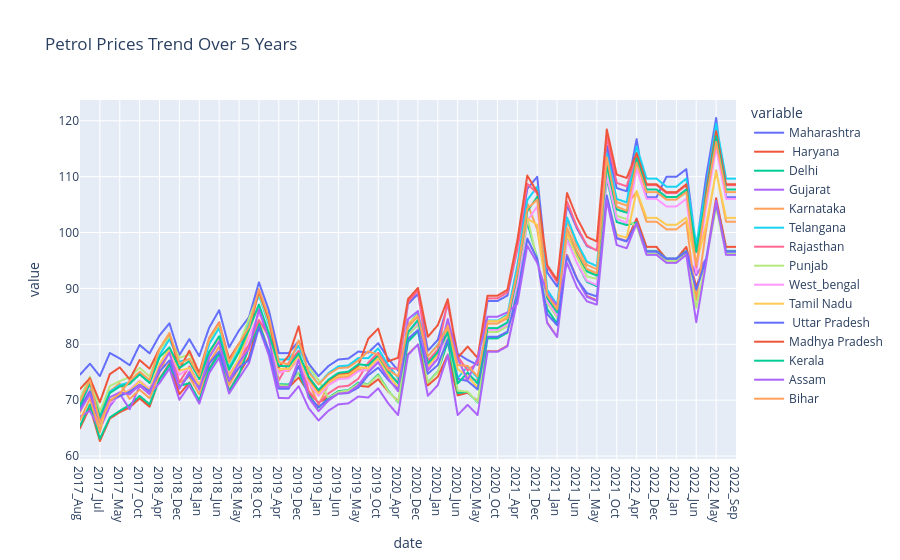

The code cell stored with this chart in its notebook:
### Code cell
fig1 = px.line(df, x='date', y=df.columns[1:], title='Petrol Prices Trend Over 5 Years')
 fig1.show()

### Figure 1 — Plotly figure (JSON) as saved in the notebook; plotly's stock layout.template omitted (floating-point values rounded to 4 significant figures)
{"data": [{"hovertemplate": "variable=Maharashtra<br>date=%{x}<br>value=%{y}<extra></extra>", "legendgroup": "Maharashtra", "line": {"color": "#636efa", "dash": "solid"}, "marker": {"symbol": "circle"}, "mode": "lines", "name": "Maharashtra", "showlegend": true, "type": "scattergl", "x": ["2017_Aug", "2017_Dec", "2017_Jul", "2017_Jun", "2017_May", "2017_Nov", "2017_Oct", "2017_Sep", "2018_Apr", "2018_Aug", "2018_Dec", "2018_Feb", "2018_Jan", "2018_Jul", "2018_Jun", "2018_Mar", "2018_May", "2018_Nov", "2018_Oct", "2018_Sep", "2019_Apr", "2019_Aug", "2019_Dec", "2019_Feb", "2019_Jan", "2019_Jul", "2019_Jun", "2019_Mar", "2019_May", "2019_Nov", "2019_Oct", "2019_Sep", "2020_Apr", "2020_Aug", "2020_Dec", "2020_Feb", "2020_Jan", "2020_Jul", "2020_Jun", "2020_Mar", "2020_May", "2020_Nov", "2020_Oct", "2020_Sep", "2021_Apr", "2021_Aug", "2021_Dec", "2021_Feb", "2021_Jan", "2021_Jul", "2021_Jun", "2021_Mar", "2021_May", "2021_Nov", "2021_Oct", "2021_Sep", "2022_Apr", "2022_Aug", "2022_Dec", "2022_Feb", "2022_Jan", "2022_Jul", "2022_Jun", "2022_Mar", "2022_May", "2022_Oct", "2022_Sep"], "xaxis": "x", "y": [74.56, 76.52, 74.3, 78.44, 77.46, 76.25, 79.87, 78.38, 81.59, 83.76, 78.09, 80.91, 77.87, 82.99, 86.1, 79.45, 82.48, 84.86, 91.08, 86.09, 78.43, 78.42, 80.59, 76.57, 74.3, 76.11, 77.28, 77.44, 78.7, 78.51, 80.21, 77.46, 75.3, 87.19, 89.02, 78.83, 80.79, 87.19, 78.32, 77.18, 76.31, 87.74, 87.74, 88.73, 96.98, 107.8, 110.0, 92.86, 90.34, 104.9, 100.7, 97.57, 96.83, 115.5, 108.0, 107.4, 116.7, 106.3, 106.3, 110.0, 110.0, 111.3, 97.28, 110.0, 120.5, 106.3, 106.3], "yaxis": "y"}, {"hovertemplate": "variable= Haryana<br>date=%{x}<br>value=%{y}<extra></extra>", "legendgroup": " Haryana", "line": {"color": "#EF553B", "dash": "solid"}, "marker": {"symbol": "circle"}, "mode": "lines", "name": " Haryana", "showlegend": true, "type": "scattergl", "x": ["2017_Aug", "2017_Dec", "2017_Jul", "2017_Jun", "2017_May", "2017_Nov", "2017_Oct", "2017_Sep", "2018_Apr", "2018_Aug", "2018_Dec", "2018_Feb", "2018_Jan", "2018_Jul", "2018_Jun", "2018_Mar", "2018_May", "2018_Nov", "2018_Oct", "2018_Sep", "2019_Apr", "2019_Aug", "2019_Dec", "2019_Feb", "2019_Jan", "2019_Jul", "2019_Jun", "2019_Mar", "2019_May", "2019_Nov", "2019_Oct", "2019_Sep", "2020_Apr", "2020_Aug", "2020_Dec", "2020_Feb", "2020_Jan", "2020_Jul", "2020_Jun", "2020_Mar", "2020_May", "2020_Nov", "2020_Oct", "2020_Sep", "2021_Apr", "2021_Aug", "2021_Dec", "2021_Feb", "2021_Jan", "2021_Jul", "2021_Jun", "2021_Mar", "2021_May", "2021_Nov", "2021_Oct", "2021_Sep", "2022_Apr", "2022_Aug", "2022_Dec", "2022_Feb", "2022_Jan", "2022_Jul", "2022_Jun", "2022_Mar", "2022_May", "2022_Oct", "2022_Sep"], "xaxis": "x", "y": [64.98, 68.78, 62.68, 66.7, 67.84, 68.7, 70.31, 68.82, 73.86, 76.52, 71.06, 73.18, 69.72, 75.67, 78.39, 71.71, 74.75, 77.7, 83.87, 78.86, 72.36, 72.32, 74.04, 71.37, 69.56, 70.48, 71.41, 71.74, 72.58, 72.39, 73.74, 71.55, 69.84, 78.18, 79.99, 72.64, 74.2, 78.16, 70.85, 71.33, 69.84, 78.77, 78.74, 79.73, 88.02, 98.92, 95.27, 83.89, 81.35, 95.97, 91.78, 88.61, 87.86, 106.6, 99.04, 98.48, 102.5, 97.43, 97.43, 95.27, 95.27, 97.43, 90.27, 95.27, 106.2, 97.43, 97.43], "yaxis": "y"}, {"hovertemplate": "variable=Delhi<br>date=%{x}<br>value=%{y}<extra></extra>", "legendgroup": "Delhi", "line": {"color": "#00cc96", "dash": "solid"}, "marker": {"symbol": "circle"}, "mode": "lines", "name": "Delhi", "showlegend": true, "type": "scattergl", "x": ["2017_Aug", "2017_Dec", "2017_Jul", "2017_Jun", "2017_May", "2017_Nov", "2017_Oct", "2017_Sep", "2018_Apr", "2018_Aug", "2018_Dec", "2018_Feb", "2018_Jan", "2018_Jul", "2018_Jun", "2018_Mar", "2018_May", "2018_Nov", "2018_Oct", "2018_Sep", "2019_Apr", "2019_Aug", "2019_Dec", "2019_Feb", "2019_Jan", "2019_Jul", "2019_Jun", "2019_Mar", "2019_May", "2019_Nov", "2019_Oct", "2019_Sep", "2020_Apr", "2020_Aug", "2020_Dec", "2020_Feb", "2020_Jan", "2020_Jul", "2020_Jun", "2020_Mar", "2020_May", "2020_Nov", "2020_Oct", "2020_Sep", "2021_Apr", "2021_Aug", "2021_Dec", "2021_Feb", "2021_Jan", "2021_Jul", "2021_Jun", "2021_Mar", "2021_May", "2021_Nov", "2021_Oct", "2021_Sep", "2022_Apr", "2022_Aug", "2022_Dec", "2022_Feb", "2022_Jan", "2022_Jul", "2022_Jun", "2022_Mar", "2022_May", "2022_Oct", "2022_Sep"], "xaxis": "x", "y": [65.4, 69.22, 63.09, 66.91, 68.09, 69.14, 70.76, 69.26, 73.73, 76.31, 72.53, 73.05, 69.97, 75.55, 78.29, 71.57, 74.63, 79.39, 83.73, 78.68, 72.86, 72.8, 74.91, 70.94, 68.65, 70.44, 71.62, 71.81, 73.13, 72.86, 74.61, 71.77, 69.59, 80.43, 82.34, 73.19, 75.14, 80.43, 71.26, 71.49, 69.59, 81.06, 81.06, 82.08, 90.56, 101.8, 95.41, 86.3, 83.71, 98.81, 94.49, 91.17, 90.4, 109.7, 101.9, 101.3, 101.8, 96.72, 96.72, 95.41, 95.41, 96.72, 89.62, 95.41, 105.4, 96.72, 96.72], "yaxis": "y"}, {"hovertemplate": "variable=Gujarat<br>date=%{x}<br>value=%{y}<extra></extra>", "legendgroup": "Gujarat", "line": {"color": "#ab63fa", "dash": "solid"}, "marker": {"symbol": "circle"}, "mode": "lines", "name": "Gujarat", "showlegend": true, "type": "scattergl", "x": ["2017_Aug", "2017_Dec", "2017_Jul", "2017_Jun", "2017_May", "2017_Nov", "2017_Oct", "2017_Sep", "2018_Apr", "2018_Aug", "2018_Dec", "2018_Feb", "2018_Jan", "2018_Jul", "2018_Jun", "2018_Mar", "2018_May", "2018_Nov", "2018_Oct", "2018_Sep", "2019_Apr", "2019_Aug", "2019_Dec", "2019_Feb", "2019_Jan", "2019_Jul", "2019_Jun", "2019_Mar", "2019_May", "2019_Nov", "2019_Oct", "2019_Sep", "2020_Apr", "2020_Aug", "2020_Dec", "2020_Feb", "2020_Jan", "2020_Jul", "2020_Jun", "2020_Mar", "2020_May", "2020_Nov", "2020_Oct", "2020_Sep", "2021_Apr", "2021_Aug", "2021_Dec", "2021_Feb", "2021_Jan", "2021_Jul", "2021_Jun", "2021_Mar", "2021_May", "2021_Nov", "2021_Oct", "2021_Sep", "2022_Apr", "2022_Aug", "2022_Dec", "2022_Feb", "2022_Jan", "2022_Jul", "2022_Jun", "2022_Mar", "2022_May", "2022_Oct", "2022_Sep"], "xaxis": "x", "y": [67.09, 68.06, 64.77, 68.91, 71.15, 68.37, 72.58, 71.05, 73.05, 75.68, 70.06, 72.65, 69.38, 74.87, 77.58, 71.18, 73.94, 76.63, 83.01, 78.03, 70.39, 70.36, 72.49, 68.58, 66.36, 68.11, 69.25, 69.42, 70.65, 70.47, 72.12, 69.44, 67.33, 78.08, 79.96, 70.78, 72.69, 78.08, 67.33, 69.16, 67.33, 78.66, 78.66, 79.64, 87.9, 98.79, 95.35, 83.81, 81.29, 95.86, 91.68, 88.49, 87.75, 106.5, 98.95, 98.39, 101.7, 96.63, 96.63, 95.35, 95.35, 96.63, 92.38, 95.35, 105.3, 96.63, 96.63], "yaxis": "y"}, {"hovertemplate": "variable=Karnataka<br>date=%{x}<br>value=%{y}<extra></extra>", "legendgroup": "Karnataka", "line": {"color": "#FFA15A", "dash": "solid"}, "marker": {"symbol": "circle"}, "mode": "lines", "name": "Karnataka", "showlegend": true, "type": "scattergl", "x": ["2017_Aug", "2017_Dec", "2017_Jul", "2017_Jun", "2017_May", "2017_Nov", "2017_Oct", "2017_Sep", "2018_Apr", "2018_Aug", "2018_Dec", "2018_Feb", "2018_Jan", "2018_Jul", "2018_Jun", "2018_Mar", "2018_May", "2018_Nov", "2018_Oct", "2018_Sep", "2019_Apr", "2019_Aug", "2019_Dec", "2019_Feb", "2019_Jan", "2019_Jul", "2019_Jun", "2019_Mar", "2019_May", "2019_Nov", "2019_Oct", "2019_Sep", "2020_Apr", "2020_Aug", "2020_Dec", "2020_Feb", "2020_Jan", "2020_Jul", "2020_Jun", "2020_Mar", "2020_May", "2020_Nov", "2020_Oct", "2020_Sep", "2021_Apr", "2021_Aug", "2021_Dec", "2021_Feb", "2021_Jan", "2021_Jul", "2021_Jun", "2021_Mar", "2021_May", "2021_Nov", "2021_Oct", "2021_Sep", "2022_Apr", "2022_Aug", "2022_Dec", "2022_Feb", "2022_Jan", "2022_Jul", "2022_Jun", "2022_Mar", "2022_May", "2022_Oct", "2022_Sep"], "xaxis": "x", "y": [66.39, 70.29, 64.24, 71.59, 73.01, 70.21, 71.87, 70.34, 74.9, 78.77, 73.09, 74.2, 71.06, 76.77, 79.57, 72.69, 75.82, 79.99, 84.4, 81.24, 75.23, 75.21, 77.5, 73.28, 69.21, 72.79, 74.01, 74.2, 75.51, 75.32, 77.1, 74.22, 73.55, 83.04, 85.09, 75.66, 77.71, 83.04, 73.55, 73.94, 73.55, 83.69, 83.69, 84.75, 93.59, 105.2, 100.6, 89.21, 86.51, 102.1, 97.64, 94.22, 93.43, 113.6, 105.4, 104.8, 107.3, 101.9, 101.9, 100.6, 100.6, 101.9, 87.89, 100.6, 111.1, 101.9, 101.9], "yaxis": "y"}, {"hovertemplate": "variable=Telangana<br>date=%{x}<br>value=%{y}<extra></extra>", "legendgroup": "Telangana", "line": {"color": "#19d3f3", "dash": "solid"}, "marker": {"symbol": "circle"}, "mode": "lines", "name": "Telangana", "showlegend": true, "type": "scattergl", "x": ["2017_Aug", "2017_Dec", "2017_Jul", "2017_Jun", "2017_May", "2017_Nov", "2017_Oct", "2017_Sep", "2018_Apr", "2018_Aug", "2018_Dec", "2018_Feb", "2018_Jan", "2018_Jul", "2018_Jun", "2018_Mar", "2018_May", "2018_Nov", "2018_Oct", "2018_Sep", "2019_Apr", "2019_Aug", "2019_Dec", "2019_Feb", "2019_Jan", "2019_Jul", "2019_Jun", "2019_Mar", "2019_May", "2019_Nov", "2019_Oct", "2019_Sep", "2020_Apr", "2020_Aug", "2020_Dec", "2020_Feb", "2020_Jan", "2020_Jul", "2020_Jun", "2020_Mar", "2020_May", "2020_Nov", "2020_Oct", "2020_Sep", "2021_Apr", "2021_Aug", "2021_Dec", "2021_Feb", "2021_Jan", "2021_Jul", "2021_Jun", "2021_Mar", "2021_May", "2021_Nov", "2021_Oct", "2021_Sep", "2022_Apr", "2022_Aug", "2022_Dec", "2022_Feb", "2022_Jan", "2022_Jul", "2022_Jun", "2022_Mar", "2022_May", "2022_Oct", "2022_Sep"], "xaxis": "x", "y": [69.24, 73.29, 67.02, 71.49, 72.68, 73.2, 74.93, 73.34, 78.08, 80.9, 76.89, 77.36, 74.09, 80.03, 82.94, 75.79, 79.04, 84.14, 88.77, 83.42, 77.26, 77.31, 79.74, 75.26, 72.82, 74.83, 76.05, 76.2, 77.55, 77.51, 79.25, 76.3, 73.97, 83.49, 85.64, 77.85, 79.96, 83.49, 73.97, 75.99, 73.97, 84.25, 84.25, 85.3, 94.16, 105.8, 108.2, 89.77, 87.06, 102.7, 98.2, 94.79, 93.99, 114.1, 106.0, 105.4, 115.4, 109.7, 109.7, 108.2, 108.2, 109.7, 97.82, 108.2, 119.5, 109.7, 109.7], "yaxis": "y"}, {"hovertemplate": "variable=Rajasthan<br>date=%{x}<br>value=%{y}<extra></extra>", "legendgroup": "Rajasthan", "line": {"color": "#FF6692", "dash": "solid"}, "marker": {"symbol": "circle"}, "mode": "lines", "name": "Rajasthan", "showlegend": true, "type": "scattergl", "x": ["2017_Aug", "2017_Dec", "2017_Jul", "2017_Jun", "2017_May", "2017_Nov", "2017_Oct", "2017_Sep", "2018_Apr", "2018_Aug", "2018_Dec", "2018_Feb", "2018_Jan", "2018_Jul", "2018_Jun", "2018_Mar", "2018_May", "2018_Nov", "2018_Oct", "2018_Sep", "2019_Apr", "2019_Aug", "2019_Dec", "2019_Feb", "2019_Jan", "2019_Jul", "2019_Jun", "2019_Mar", "2019_May", "2019_Nov", "2019_Oct", "2019_Sep", "2020_Apr", "2020_Aug", "2020_Dec", "2020_Feb", "2020_Jan", "2020_Jul", "2020_Jun", "2020_Mar", "2020_May", "2020_Nov", "2020_Oct", "2020_Sep", "2021_Apr", "2021_Aug", "2021_Dec", "2021_Feb", "2021_Jan", "2021_Jul", "2021_Jun", "2021_Mar", "2021_May", "2021_Nov", "2021_Oct", "2021_Sep", "2022_Apr", "2022_Aug", "2022_Dec", "2022_Feb", "2022_Jan", "2022_Jul", "2022_Jun", "2022_Mar", "2022_May", "2022_Oct", "2022_Sep"], "xaxis": "x", "y": [67.93, 71.83, 65.77, 69.88, 71.12, 71.61, 73.41, 71.88, 76.44, 79.26, 73.22, 76.02, 72.74, 78.27, 81.07, 74.51, 77.32, 79.97, 84.28, 81.68, 73.56, 76.72, 78.86, 71.7, 69.42, 71.22, 72.39, 72.58, 73.83, 76.71, 78.47, 75.75, 75.59, 87.57, 89.63, 77.04, 79.07, 87.57, 77.82, 75.3, 76.7, 88.21, 88.21, 89.29, 97.08, 108.7, 107.1, 93.86, 91.09, 105.5, 101.0, 97.72, 96.77, 117.1, 108.9, 108.3, 114.1, 108.5, 108.5, 107.1, 107.1, 108.5, 93.72, 107.1, 118.0, 108.5, 108.5], "yaxis": "y"}, {"hovertemplate": "variable=Punjab<br>date=%{x}<br>value=%{y}<extra></extra>", "legendgroup": "Punjab", "line": {"color": "#B6E880", "dash": "solid"}, "marker": {"symbol": "circle"}, "mode": "lines", "name": "Punjab", "showlegend": true, "type": "scattergl", "x": ["2017_Aug", "2017_Dec", "2017_Jul", "2017_Jun", "2017_May", "2017_Nov", "2017_Oct", "2017_Sep", "2018_Apr", "2018_Aug", "2018_Dec", "2018_Feb", "2018_Jan", "2018_Jul", "2018_Jun", "2018_Mar", "2018_May", "2018_Nov", "2018_Oct", "2018_Sep", "2019_Apr", "2019_Aug", "2019_Dec", "2019_Feb", "2019_Jan", "2019_Jul", "2019_Jun", "2019_Mar", "2019_May", "2019_Nov", "2019_Oct", "2019_Sep", "2020_Apr", "2020_Aug", "2020_Dec", "2020_Feb", "2020_Jan", "2020_Jul", "2020_Jun", "2020_Mar", "2020_May", "2020_Nov", "2020_Oct", "2020_Sep", "2021_Apr", "2021_Aug", "2021_Dec", "2021_Feb", "2021_Jan", "2021_Jul", "2021_Jun", "2021_Mar", "2021_May", "2021_Nov", "2021_Oct", "2021_Sep", "2022_Apr", "2022_Aug", "2022_Dec", "2022_Feb", "2022_Jan", "2022_Jul", "2022_Jun", "2022_Mar", "2022_May", "2022_Oct", "2022_Sep"], "xaxis": "x", "y": [70.32, 74.21, 67.93, 72.51, 73.41, 74.13, 75.8, 74.25, 78.91, 81.49, 77.57, 78.16, 74.98, 80.73, 83.55, 76.63, 79.83, 84.62, 89.11, 83.92, 72.68, 72.59, 74.82, 75.98, 73.61, 70.35, 71.48, 71.73, 72.94, 72.8, 74.45, 71.66, 69.68, 81.63, 83.48, 73.11, 75.02, 81.63, 71.71, 71.51, 69.68, 82.19, 82.19, 83.18, 91.54, 102.8, 94.94, 87.37, 84.82, 99.88, 95.65, 92.14, 91.71, 110.6, 103.0, 102.4, 101.1, 96.18, 96.18, 94.94, 94.94, 96.18, 86.55, 94.94, 104.6, 96.18, 96.18], "yaxis": "y"}, {"hovertemplate": "variable=West_bengal<br>date=%{x}<br>value=%{y}<extra></extra>", "legendgroup": "West_bengal", "line": {"color": "#FF97FF", "dash": "solid"}, "marker": {"symbol": "circle"}, "mode": "lines", "name": "West_bengal", "showlegend": true, "type": "scattergl", "x": ["2017_Aug", "2017_Dec", "2017_Jul", "2017_Jun", "2017_May", "2017_Nov", "2017_Oct", "2017_Sep", "2018_Apr", "2018_Aug", "2018_Dec", "2018_Feb", "2018_Jan", "2018_Jul", "2018_Jun", "2018_Mar", "2018_May", "2018_Nov", "2018_Oct", "2018_Sep", "2019_Apr", "2019_Aug", "2019_Dec", "2019_Feb", "2019_Jan", "2019_Jul", "2019_Jun", "2019_Mar", "2019_May", "2019_Nov", "2019_Oct", "2019_Sep", "2020_Apr", "2020_Aug", "2020_Dec", "2020_Feb", "2020_Jan", "2020_Jul", "2020_Jun", "2020_Mar", "2020_May", "2020_Nov", "2020_Oct", "2020_Sep", "2021_Apr", "2021_Aug", "2021_Dec", "2021_Feb", "2021_Jan", "2021_Jul", "2021_Jun", "2021_Mar", "2021_May", "2021_Nov", "2021_Oct", "2021_Sep", "2022_Apr", "2022_Aug", "2022_Dec", "2022_Feb", "2022_Jan", "2022_Jul", "2022_Jun", "2022_Mar", "2022_May", "2022_Oct", "2022_Sep"], "xaxis": "x", "y": [68.56, 71.98, 66.14, 69.52, 70.68, 71.9, 73.5, 72.02, 76.44, 79.2, 74.55, 75.74, 72.72, 78.23, 80.92, 74.32, 77.32, 81.25, 85.53, 81.6, 74.88, 75.44, 77.61, 73.04, 70.78, 72.67, 73.74, 73.9, 75.15, 75.55, 77.23, 74.5, 73.3, 82.1, 83.87, 75.85, 77.79, 82.1, 73.3, 74.16, 73.3, 82.59, 82.59, 83.57, 90.77, 102.1, 104.7, 87.69, 85.19, 98.64, 94.5, 91.35, 90.62, 110.2, 102.5, 101.7, 111.3, 106.0, 106.0, 104.7, 104.7, 106.0, 92.76, 104.7, 115.1, 106.0, 106.0], "yaxis": "y"}, {"hovertemplate": "variable=Tamil Nadu<br>date=%{x}<br>value=%{y}<extra></extra>", "legendgroup": "Tamil Nadu", "line": {"color": "#FECB52", "dash": "solid"}, "marker": {"symbol": "circle"}, "mode": "lines", "name": "Tamil Nadu", "showlegend": true, "type": "scattergl", "x": ["2017_Aug", "2017_Dec", "2017_Jul", "2017_Jun", "2017_May", "2017_Nov", "2017_Oct", "2017_Sep", "2018_Apr", "2018_Aug", "2018_Dec", "2018_Feb", "2018_Jan", "2018_Jul", "2018_Jun", "2018_Mar", "2018_May", "2018_Nov", "2018_Oct", "2018_Sep", "2019_Apr", "2019_Aug", "2019_Dec", "2019_Feb", "2019_Jan", "2019_Jul", "2019_Jun", "2019_Mar", "2019_May", "2019_Nov", "2019_Oct", "2019_Sep", "2020_Apr", "2020_Aug", "2020_Dec", "2020_Feb", "2020_Jan", "2020_Jul", "2020_Jun", "2020_Mar", "2020_May", "2020_Nov", "2020_Oct", "2020_Sep", "2021_Apr", "2021_Aug", "2021_Dec", "2021_Feb", "2021_Jan", "2021_Jul", "2021_Jun", "2021_Mar", "2021_May", "2021_Nov", "2021_Oct", "2021_Sep", "2022_Apr", "2022_Aug", "2022_Dec", "2022_Feb", "2022_Jan", "2022_Jul", "2022_Jun", "2022_Mar", "2022_May", "2022_Oct", "2022_Sep"], "xaxis": "x", "y": [67.71, 71.74, 65.46, 69.93, 71.17, 71.65, 73.36, 71.78, 76.48, 79.26, 75.26, 75.77, 72.53, 78.4, 81.28, 74.21, 77.43, 82.46, 87.05, 81.75, 75.62, 75.6, 77.91, 73.64, 71.22, 73.15, 74.39, 74.57, 75.9, 75.69, 77.5, 74.57, 72.28, 83.63, 85.31, 76.03, 78.12, 83.63, 75.54, 74.28, 72.28, 84.14, 84.14, 85.04, 92.58, 102.5, 101.4, 88.82, 86.51, 99.8, 95.99, 93.11, 92.43, 106.3, 99.58, 99.08, 107.5, 102.6, 102.6, 101.4, 101.4, 102.6, 94.24, 101.4, 110.8, 102.6, 102.6], "yaxis": "y"}, {"hovertemplate": "variable= Uttar Pradesh<br>date=%{x}<br>value=%{y}<extra></extra>", "legendgroup": " Uttar Pradesh", "line": {"color": "#636efa", "dash": "solid"}, "marker": {"symbol": "circle"}, "mode": "lines", "name": " Uttar Pradesh", "showlegend": true, "type": "scattergl", "x": ["2017_Aug", "2017_Dec", "2017_Jul", "2017_Jun", "2017_May", "2017_Nov", "2017_Oct", "2017_Sep", "2018_Apr", "2018_Aug", "2018_Dec", "2018_Feb", "2018_Jan", "2018_Jul", "2018_Jun", "2018_Mar", "2018_May", "2018_Nov", "2018_Oct", "2018_Sep", "2019_Apr", "2019_Aug", "2019_Dec", "2019_Feb", "2019_Jan", "2019_Jul", "2019_Jun", "2019_Mar", "2019_May", "2019_Nov", "2019_Oct", "2019_Sep", "2020_Apr", "2020_Aug", "2020_Dec", "2020_Feb", "2020_Jan", "2020_Jul", "2020_Jun", "2020_Mar", "2020_May", "2020_Nov", "2020_Oct", "2020_Sep", "2021_Apr", "2021_Aug", "2021_Dec", "2021_Feb", "2021_Jan", "2021_Jul", "2021_Jun", "2021_Mar", "2021_May", "2021_Nov", "2021_Oct", "2021_Sep", "2022_Apr", "2022_Aug", "2022_Dec", "2022_Feb", "2022_Jan", "2022_Jul", "2022_Jun", "2022_Mar", "2022_May", "2022_Oct", "2022_Sep"], "xaxis": "x", "y": [68.63, 71.58, 66.53, 69.86, 70.74, 71.51, 72.79, 71.61, 75.12, 77.11, 72.13, 74.59, 72.17, 76.56, 78.71, 73.42, 75.83, 77.15, 83.03, 78.97, 72.05, 72.04, 76.11, 70.58, 68.77, 70.2, 71.13, 71.27, 72.24, 74.46, 75.81, 73.63, 71.92, 80.98, 82.54, 74.72, 76.28, 80.86, 73.82, 73.42, 71.92, 81.34, 81.34, 82.26, 88.68, 98.92, 95.28, 85.41, 83.41, 95.74, 91.65, 89.15, 88.56, 106.6, 98.99, 98.43, 101.7, 96.57, 96.57, 95.28, 95.28, 96.57, 89.76, 95.28, 105.2, 96.57, 96.57], "yaxis": "y"}, {"hovertemplate": "variable=Madhya Pradesh<br>date=%{x}<br>value=%{y}<extra></extra>", "legendgroup": "Madhya Pradesh", "line": {"color": "#EF553B", "dash": "solid"}, "marker": {"symbol": "circle"}, "mode": "lines", "name": "Madhya Pradesh", "showlegend": true, "type": "scattergl", "x": ["2017_Aug", "2017_Dec", "2017_Jul", "2017_Jun", "2017_May", "2017_Nov", "2017_Oct", "2017_Sep", "2018_Apr", "2018_Aug", "2018_Dec", "2018_Feb", "2018_Jan", "2018_Jul", "2018_Jun", "2018_Mar", "2018_May", "2018_Nov", "2018_Oct", "2018_Sep", "2019_Apr", "2019_Aug", "2019_Dec", "2019_Feb", "2019_Jan", "2019_Jul", "2019_Jun", "2019_Mar", "2019_May", "2019_Nov", "2019_Oct", "2019_Sep", "2020_Apr", "2020_Aug", "2020_Dec", "2020_Feb", "2020_Jan", "2020_Jul", "2020_Jun", "2020_Mar", "2020_May", "2020_Nov", "2020_Oct", "2020_Sep", "2021_Apr", "2021_Aug", "2021_Dec", "2021_Feb", "2021_Jan", "2021_Jul", "2021_Jun", "2021_Mar", "2021_May", "2021_Nov", "2021_Oct", "2021_Sep", "2022_Apr", "2022_Aug", "2022_Dec", "2022_Feb", "2022_Jan", "2022_Jul", "2022_Jun", "2022_Mar", "2022_May", "2022_Oct", "2022_Sep"], "xaxis": "x", "y": [71.99, 73.93, 69.62, 74.65, 75.87, 73.71, 77.18, 75.63, 79.27, 81.97, 75.57, 78.85, 74.82, 81.14, 83.92, 77.34, 80.18, 82.52, 89.51, 84.39, 75.91, 77.95, 83.22, 74.01, 71.67, 73.53, 74.73, 74.9, 76.19, 80.99, 82.81, 76.96, 77.58, 88.08, 90.09, 81.34, 83.43, 88.08, 77.58, 79.59, 77.58, 88.7, 88.7, 89.75, 98.58, 110.2, 107.2, 94.2, 91.5, 107.1, 102.6, 99.21, 98.41, 118.5, 110.4, 109.8, 114.2, 108.7, 108.7, 107.2, 107.2, 108.7, 93.9, 107.2, 118.1, 108.7, 108.7], "yaxis": "y"}, {"hovertemplate": "variable=Kerala<br>date=%{x}<br>value=%{y}<extra></extra>", "legendgroup": "Kerala", "line": {"color": "#00cc96", "dash": "solid"}, "marker": {"symbol": "circle"}, "mode": "lines", "name": "Kerala", "showlegend": true, "type": "scattergl", "x": ["2017_Aug", "2017_Dec", "2017_Jul", "2017_Jun", "2017_May", "2017_Nov", "2017_Oct", "2017_Sep", "2018_Apr", "2018_Aug", "2018_Dec", "2018_Feb", "2018_Jan", "2018_Jul", "2018_Jun", "2018_Mar", "2018_May", "2018_Nov", "2018_Oct", "2018_Sep", "2019_Apr", "2019_Aug", "2019_Dec", "2019_Feb", "2019_Jan", "2019_Jul", "2019_Jun", "2019_Mar", "2019_May", "2019_Nov", "2019_Oct", "2019_Sep", "2020_Apr", "2020_Aug", "2020_Dec", "2020_Feb", "2020_Jan", "2020_Jul", "2020_Jun", "2020_Mar", "2020_May", "2020_Nov", "2020_Oct", "2020_Sep", "2021_Apr", "2021_Aug", "2021_Dec", "2021_Feb", "2021_Jan", "2021_Jul", "2021_Jun", "2021_Mar", "2021_May", "2021_Nov", "2021_Oct", "2021_Sep", "2022_Apr", "2022_Aug", "2022_Dec", "2022_Feb", "2022_Jan", "2022_Jul", "2022_Jun", "2022_Mar", "2022_May", "2022_Oct", "2022_Sep"], "xaxis": "x", "y": [69.06, 72.99, 66.93, 71.27, 72.43, 72.91, 74.62, 73.07, 77.67, 79.47, 75.75, 76.97, 73.77, 78.63, 81.44, 75.43, 78.61, 82.65, 87.12, 81.96, 76.13, 76.06, 78.38, 74.21, 71.82, 73.67, 74.88, 75.11, 76.42, 76.22, 77.99, 75.14, 72.99, 82.15, 84.34, 76.56, 78.59, 82.15, 72.99, 74.94, 72.99, 82.89, 82.89, 83.91, 92.44, 103.8, 106.4, 88.33, 85.72, 100.8, 96.47, 93.05, 92.28, 112.1, 104.1, 103.6, 113.3, 107.7, 107.7, 106.4, 106.4, 107.7, 96.52, 106.4, 117.2, 107.7, 107.7], "yaxis": "y"}, {"hovertemplate": "variable=Assam<br>date=%{x}<br>value=%{y}<extra></extra>", "legendgroup": "Assam", "line": {"color": "#ab63fa", "dash": "solid"}, "marker": {"symbol": "circle"}, "mode": "lines", "name": "Assam", "showlegend": true, "type": "scattergl", "x": ["2017_Aug", "2017_Dec", "2017_Jul", "2017_Jun", "2017_May", "2017_Nov", "2017_Oct", "2017_Sep", "2018_Apr", "2018_Aug", "2018_Dec", "2018_Feb", "2018_Jan", "2018_Jul", "2018_Jun", "2018_Mar", "2018_May", "2018_Nov", "2018_Oct", "2018_Sep", "2019_Apr", "2019_Aug", "2019_Dec", "2019_Feb", "2019_Jan", "2019_Jul", "2019_Jun", "2019_Mar", "2019_May", "2019_Nov", "2019_Oct", "2019_Sep", "2020_Apr", "2020_Aug", "2020_Dec", "2020_Feb", "2020_Jan", "2020_Jul", "2020_Jun", "2020_Mar", "2020_May", "2020_Nov", "2020_Oct", "2020_Sep", "2021_Apr", "2021_Aug", "2021_Dec", "2021_Feb", "2021_Jan", "2021_Jul", "2021_Jun", "2021_Mar", "2021_May", "2021_Nov", "2021_Oct", "2021_Sep", "2022_Apr", "2022_Aug", "2022_Dec", "2022_Feb", "2022_Jan", "2022_Jul", "2022_Jun", "2022_Mar", "2022_May", "2022_Oct", "2022_Sep"], "xaxis": "x", "y": [68.03, 71.13, 65.83, 70.52, 71.41, 71.04, 72.73, 71.17, 75.8, 78.51, 72.03, 75.09, 71.91, 77.66, 80.51, 73.54, 76.73, 79.16, 86.22, 80.97, 72.39, 72.37, 77.18, 70.43, 68.03, 69.94, 71.17, 71.35, 72.67, 74.99, 76.78, 73.88, 71.61, 84.5, 85.95, 75.33, 77.39, 84.5, 77.46, 73.59, 77.46, 84.93, 84.93, 85.72, 87.23, 97.64, 94.58, 89.0, 87.0, 94.56, 90.2, 87.69, 87.1, 105.7, 97.77, 97.18, 101.7, 96.01, 96.01, 94.58, 94.58, 96.01, 83.94, 94.58, 105.7, 96.01, 96.01], "yaxis": "y"}, {"hovertemplate": "variable=Bihar<br>date=%{x}<br>value=%{y}<extra></extra>", "legendgroup": "Bihar", "line": {"color": "#FFA15A", "dash": "solid"}, "marker": {"symbol": "circle"}, "mode": "lines", "name": "Bihar", "showlegend": true, "type": "scattergl", "x": ["2017_Aug", "2017_Dec", "2017_Jul", "2017_Jun", "2017_May", "2017_Nov", "2017_Oct", "2017_Sep", "2018_Apr", "2018_Aug", "2018_Dec", "2018_Feb", "2018_Jan", "2018_Jul", "2018_Jun", "2018_Mar", "2018_May", "2018_Nov", "2018_Oct", "2018_Sep", "2019_Apr", "2019_Aug", "2019_Dec", "2019_Feb", "2019_Jan", "2019_Jul", "2019_Jun", "2019_Mar", "2019_May", "2019_Nov", "2019_Oct", "2019_Sep", "2020_Apr", "2020_Aug", "2020_Dec", "2020_Feb", "2020_Jan", "2020_Jul", "2020_Jun", "2020_Mar", "2020_May", "2020_Nov", "2020_Oct", "2020_Sep", "2021_Apr", "2021_Aug", "2021_Dec", "2021_Feb", "2021_Jan", "2021_Jul", "2021_Jun", "2021_Mar", "2021_May", "2021_Nov", "2021_Oct", "2021_Sep", "2022_Apr", "2022_Aug", "2022_Dec", "2022_Feb", "2022_Jan", "2022_Jul", "2022_Jun", "2022_Mar", "2022_May", "2022_Oct", "2022_Sep"], "xaxis": "x", "y": [69.78, 73.57, 65.93, 69.85, 71.16, 73.49, 75.09, 73.61, 79.24, 82.05, 76.49, 77.38, 74.31, 81.04, 83.76, 76.84, 80.13, 83.06, 89.87, 84.89, 76.82, 76.37, 80.71, 75.02, 72.81, 74.63, 75.73, 75.86, 77.08, 78.75, 78.11, 75.44, 74.25, 83.31, 84.93, 77.87, 79.83, 83.31, 76.27, 76.13, 74.25, 83.73, 83.73, 84.64, 92.89, 104.2, 105.9, 88.78, 86.25, 100.8, 96.64, 93.48, 92.74, 113.5, 104.6, 103.9, 112.5, 107.2, 107.2, 105.9, 105.9, 107.2, 94.04, 105.9, 116.2, 107.2, 107.2], "yaxis": "y"}], "layout": {"legend": {"title": {"text": "variable"}, "tracegroupgap": 0}, "title": {"text": "Petrol Prices Trend Over 5 Years"}, "xaxis": {"anchor": "y", "domain": [0, 1], "title": {"text": "date"}}, "yaxis": {"anchor": "x", "domain": [0, 1], "title": {"text": "value"}}}}
